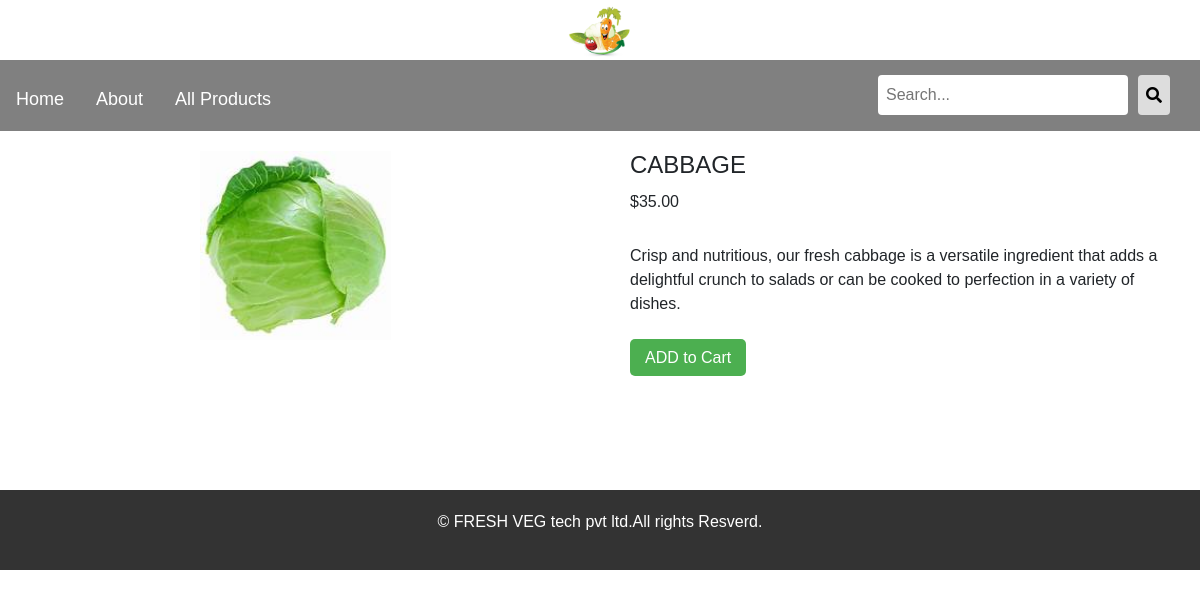
The app's page /shop/VEGITABLES/cabbage/ with its own data.
### shop/models.py (models this page shows, shortened)
class Product(models.Model):
    name = models.CharField(max_length=250, unique=True)
    slug = models.CharField(max_length=250, unique=True)
    description = models.TextField(blank=True)  # Fixed the typo here
    price = models.DecimalField(max_digits=10, decimal_places=2)
    category = models.ForeignKey(Category, on_delete=models.CASCADE)
    image = models.ImageField(upload_to="product", blank=True)
    stock = models.IntegerField()
    available = models.BooleanField(default=True)
    created = models.DateTimeField(auto_now_add=True)
    updated = models.DateTimeField(auto_now=True)
    class Meta:
        ordering = ('name',)
        verbose_name = "product"
        verbose_name_plural = 'products'

### shop/views.py (the view)
# urls.py: path('<slug:c_slug>/<slug:product_slug>/', views.proDetail, name='prodCatdetail'),
def proDetail(request,c_slug,product_slug):
    try:
        product = Product.objects.get(category__slug=c_slug, slug=product_slug)
    except Exception as e:
        raise e
    return render(request, 'product.html', {'product': product})

### cart/context_processors.py (called while the page is built)
def counter(request):
    from .models import Cart, CartItem
    from .views import _cart_id
    item_count = 0
    if 'admin' in request.path:
        return {}
    else:
        try:
            cart = Cart.objects.filter(cart_id=_cart_id(request)).first()
            cart_items = CartItem.objects.filter(cart=cart)
            for cart_item in cart_items:
                item_count += cart_item.quantity
        except Cart.DoesNotExist:
            item_count = 0
    return {'item_count': item_count}

### cart/views.py (called while the page is built)
def _cart_id(request):
    cart = request.session.session_key
    if not cart:
        cart = request.session.create()
    return cart

### shop/context_processors.py (called while the page is built)
def menu_links(request):
    links=Category.objects.all()
    return dict(links=links)

### shop/models.py (called while the page is built)
    def get_url(self):
        return reverse('shop:products_by_category', args=[str(self.slug)])

### templates/product.html (shortened to what this page needs)
{% extends "main.html" %}
{% load static %}
{% block content %}
<div class="product-details">
    <div class="product-image">
        <img src="{{ product.image.url }}" alt="{{ product.name }}">
    </div>
    <div class="product-info">
        <h1>{{ product.name }}</h1>
        <p>${{ product.price }}</p>
        <p>{{ product.description }}</p>
        {% if product.stock <= 0 %}
            <p><b>Out of stock</b></p>
        {% else %}
        <a href="{% url 'cart:add_cart' product.id %}" class="add-to-cart">ADD to Cart</a>
        {% endif %}
    </div>
</div>
{% endblock %}

### templates/navbar.html (style rules this page uses)
body { margin: 0; font-family: 'Poppins', sans-serif; }

### templates/product.html (style rules this page uses)
body { font-family: 'Poppins', sans-serif; margin: 0; padding: 0; box-sizing: border-box; }
.product-details { display: flex; justify-content: space-between; margin-bottom: 20px; }
.product-image img { width: 50%; height: auto; margin-left: 200px; margin-top: 20px; }
.product-info { width: 45%; margin-top: 20px; margin-right: 30px; }
.product-info h1 { font-size: 24px; margin-bottom: 10px; }
.product-info p { margin-bottom: 30px; }
.add-to-cart { background-color: #4CAF50; color: white; padding: 10px 15px; text-decoration: none; border-radius: 5px; }

### templates/footer.html (style rules this page uses)
body { margin: 0; font-family: 'Arial', sans-serif; display: flex; flex-direction: column; min-height: 100vh; }

### records on screen
Product: image (picture), name "CABBAGE", price "35.00", description "Crisp and nutritious, our fresh cabbage is a versatile ingredient that adds a delightful crunch to salads or can be cooked to perfection in a variety of dishes."
